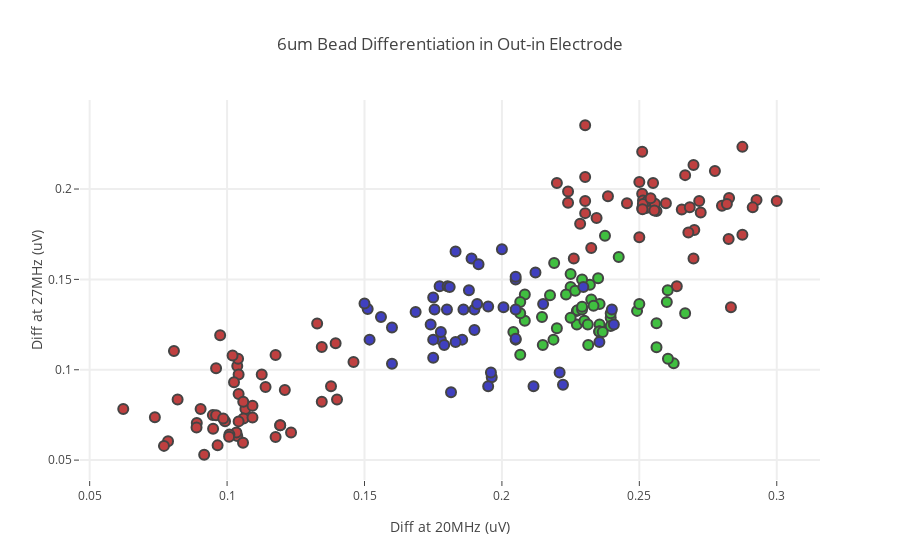

Notebook code for this chart:
### Code cell
data = []
c = ['hsl('+str(h)+',50%'+',50%)' for h in np.linspace(0, 360, len(label))]
for i in range(len(label)):
    chart = go.Scatter(x = data_20[i]["Amplitude"].values, 
                       y = data_27[i]["Amplitude"].values, 
                       name = label[i],
                       mode = 'markers',
                       marker = dict(
                                    size = 10,
                                    color = c[i],
                                    line = dict(width = 2)
                                )
                      )
    data.append(chart)

layout= go.Layout(
    title= '6um Bead Differentiation in Out-in Electrode',
    hovermode= 'closest',
    xaxis= dict(
        title= 'Diff at 20MHz (uV)',
        ticklen= 5,
        zeroline= False,
        gridwidth= 2,
    ),
    yaxis=dict(
        title= 'Diff at 27MHz (uV)',
        ticklen= 5,
        gridwidth= 2,
    ),
    showlegend= False
)

fig = go.Figure(data=data,layout=layout)
py.iplot(fig)
